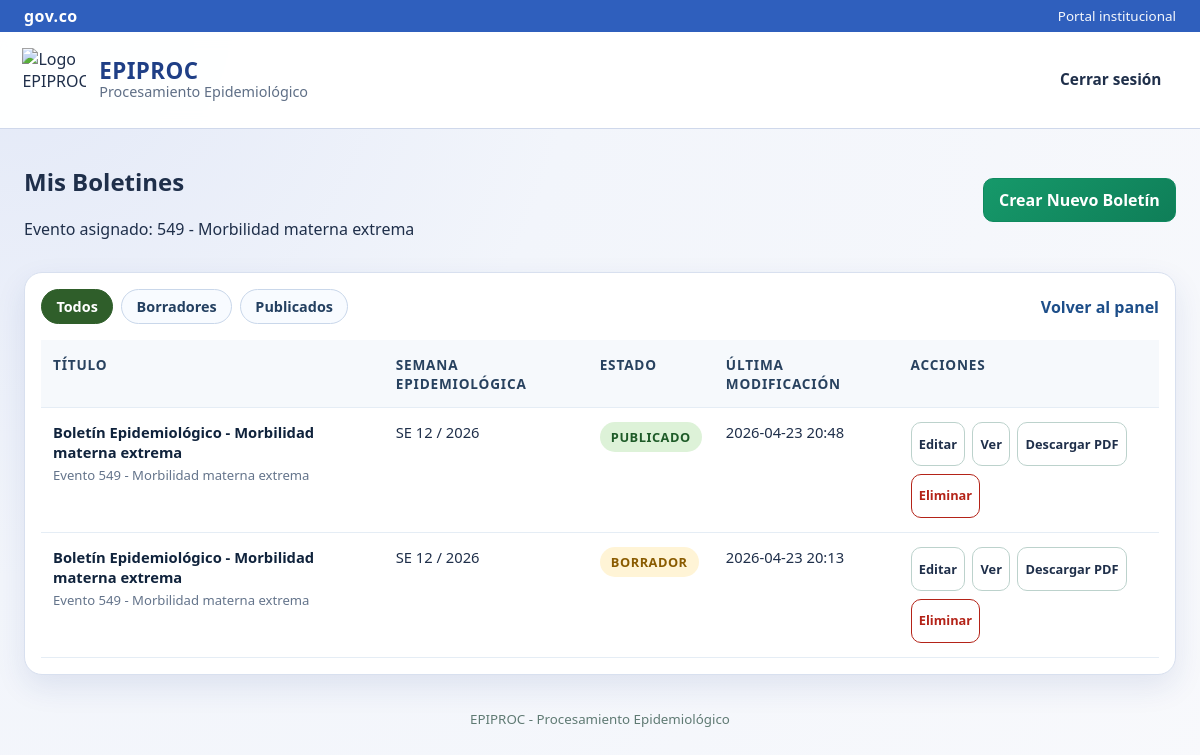
The page /epi/boletines (signed in) on the database its author committed.
### epiproc_web/models.py (models this page shows)
class Event(db.Model):
    __tablename__ = "events"
    code = db.Column(db.Integer, primary_key=True)
    name = db.Column(db.String(200), nullable=False)
    active = db.Column(db.Boolean, default=True, nullable=False)
    users = db.relationship("User", backref="assigned_event", lazy=True)
    bulletins = db.relationship("Bulletin", back_populates="event", lazy=True)

class Bulletin(db.Model):
    __tablename__ = "bulletins"
    id = db.Column(db.Integer, primary_key=True)
    title = db.Column(db.String(250), nullable=False)
    content = db.Column(db.Text, nullable=False)
    status = db.Column(db.String(20), nullable=False, default=BulletinStatus.BORRADOR)
    event_code = db.Column(db.Integer, db.ForeignKey("events.code"), nullable=False, index=True)
    author_id = db.Column(db.Integer, db.ForeignKey("users.id"), nullable=False, index=True)
    created_at = db.Column(db.DateTime, default=datetime.utcnow, nullable=False)
    updated_at = db.Column(db.DateTime, default=datetime.utcnow, onupdate=datetime.utcnow, nullable=False)
    published_at = db.Column(db.DateTime, nullable=True)
    author = db.relationship("User", back_populates="bulletins")
    event = db.relationship("Event", back_populates="bulletins")

### epiproc_web/app.py (the view)
    @app.route("/epi/boletines")
    @role_required(UserRole.EPIDEMIOLOGO)
    def epi_bulletins():
        user = current_user()
        assert user is not None
        status_filter = (request.args.get("estado") or "TODOS").strip().upper()
        bulletin_rows = _get_epi_bulletin_rows(user, status_filter)
        return render_template(
            "epi_bulletins.html",
            bulletins=[row["bulletin"] for row in bulletin_rows],
            bulletin_rows=bulletin_rows,
            assigned_event=user.assigned_event,
            status_filter=status_filter,
        )

### epiproc_web/app.py (called while the page is built)
def current_user() -> Optional[User]:
    uid = session.get("user_id")
    if not uid:
        return None
    return User.query.get(uid)

def login_required(view):
    @wraps(view)
    def wrapped(*args, **kwargs):
        user = current_user()
        if not user:
            flash("Debes iniciar sesión para continuar.", "error")
            return redirect(url_for("login", next=request.path))
        if not user.is_active:
            session.clear()
            flash("Tu usuario está inactivo. Contacta al Secretario de Salud.", "error")
            return redirect(url_for("login"))
        return view(*args, **kwargs)
    return wrapped

def role_required(*roles: str):
    def decorator(view):
        @wraps(view)
        @login_required
        def wrapped(*args, **kwargs):
            user = current_user()
            if not user or user.role not in roles:
                abort(403)
            return view(*args, **kwargs)
        return wrapped
    return decorator

def _extract_bulletin_week_meta(bulletin: Bulletin) -> dict[str, Any]:
    sources = [bulletin.content or "", bulletin.title or ""]
    patterns = [
        re.compile(r"Semana\s+Epidemiol[oó]gica\s*(\d{1,2})[,\s]+(\d{4})", re.IGNORECASE),
        re.compile(r"Semana\s*(\d{1,2})\s+de\s+(\d{4})", re.IGNORECASE),
    ]
    for source in sources:
        for pattern in patterns:
            match = pattern.search(source)
            if match:
                week = int(match.group(1))
                year = int(match.group(2))
                return {
                    "week": week,
                    "year": year,
                    "label": f"SE {week:02d} / {year}",
                }
    return {
        "week": None,
        "year": None,
        "label": "Sin semana detectada",
    }

### epiproc_web/templates/epi_bulletins.html (shortened to what this page needs)
{% extends 'base.html' %}
{% block content %}
<section class="epi-page-shell">
    <section class="epi-page-head">
        <div>
            <h2>Mis Boletines</h2>
            {% if assigned_event %}
                <p class="epi-muted">Evento asignado: {{ assigned_event.code }} - {{ assigned_event.name }}</p>
            {% endif %}
        </div>
        <a class="btn btn-primary" href="{{ url_for('epi_bulletin_new') }}">Crear Nuevo Boletín</a>
    </section>
    <section class="card epi-page-card">
        <div class="epi-toolbar">
            <div class="epi-filter-group">
                <a class="epi-filter-chip {% if status_filter == 'TODOS' %}active{% endif %}" href="{{ url_for('epi_bulletins', estado='TODOS') }}">Todos</a>
                <a class="epi-filter-chip {% if status_filter == 'BORRADOR' %}active{% endif %}" href="{{ url_for('epi_bulletins', estado='BORRADOR') }}">Borradores</a>
                <a class="epi-filter-chip {% if status_filter == 'PUBLICADO' %}active{% endif %}" href="{{ url_for('epi_bulletins', estado='PUBLICADO') }}">Publicados</a>
            </div>
            <a class="epi-link-secondary" href="{{ url_for('epi_panel', estado=status_filter) }}">Volver al panel</a>
        </div>
        <div class="table-wrap epi-table-wrap">
            <table class="epi-table">
                <thead>
                    <tr>
                        <th>Título</th>
                        <th>Semana Epidemiológica</th>
                        <th>Estado</th>
                        <th>Última modificación</th>
                        <th>Acciones</th>
                    </tr>
                </thead>
                <tbody>
                    {% for item in bulletin_rows %}
                        {% set b = item.bulletin %}
                        <tr>
                            <td>
                                <div class="epi-title-cell">{{ b.title }}</div>
                                <div class="epi-subcell">Evento {{ b.event_code }}{% if b.event %} - {{ b.event.name }}{% endif %}</div>
                            </td>
                            <td>{{ item.week_label }}</td>
                            <td><span class="epi-status-tag {{ 'is-published' if b.status == 'PUBLICADO' else 'is-draft' }}">{{ b.status }}</span></td>
                            <td>{{ b.updated_at.strftime('%Y-%m-%d %H:%M') }}</td>
                            <td>
                                <div class="epi-actions-cell">
                                    <a class="btn btn-small" href="{{ url_for('epi_bulletin_edit', bulletin_id=b.id) }}">Editar</a>
                                    <a class="btn btn-small" href="{{ url_for('epi_bulletin_edit', bulletin_id=b.id) }}?preview=1#preview-root">Ver</a>
                                    <a class="btn btn-small" href="{{ url_for('epi_bulletin_edit', bulletin_id=b.id) }}?download=pdf">Descargar PDF</a>
                                    <form method="post" action="{{ url_for('epi_bulletin_delete', bulletin_id=b.id) }}" onsubmit="return confirm('¿Eliminar este boletín?');">
                                        <button type="submit" class="btn btn-small btn-danger">Eliminar</button>
                                    </form>
                                </div>
                            </td>
                        </tr>
                    {% else %}
                        <tr>
                            <td colspan="5" class="epi-empty-row">No hay boletines para el filtro seleccionado.</td>
                        </tr>
                    {% endfor %}
                </tbody>
            </table>
        </div>
    </section>
</section>
{% endblock %}

### epiproc_web/static/css/app.css (style rules this page uses)
:root { --bg: #f2f5fb; --surface: #ffffff; --text: #1f2f4a; --muted: #5f6f86; --line: #d8e0ef; --accent: #2f5fbd; --accent-2: #1d3f88; --accent-green: #0f8a5f; --danger: #b42318; --warning: #b54708; --success: #027a48; --shadow: 0 12px 30px rgba(29, 63, 136, 0.1); }
* { box-sizing: border-box; }
body { margin: 0; font-family: "Segoe UI", Tahoma, Geneva, Verdana, sans-serif; color: var(--text); background: radial-gradient(circle at top left, #e2e8f7 0%, var(--bg) 40%, #f8f9fc 100%); min-height: 100vh; animation: pageFadeIn 0.45s ease; }
.card { background: var(--surface); border: 1px solid var(--line); border-radius: 14px; box-shadow: var(--shadow); padding: 1rem; transition: box-shadow 0.25s ease, transform 0.25s ease; }
input, select, textarea, button { font: inherit; }
.btn { display: inline-flex; align-items: center; justify-content: center; gap: 0.4rem; background: #ffffff; color: var(--text); border: 1px solid #bcd2cc; border-radius: 10px; padding: 0.64rem 0.95rem; text-decoration: none; cursor: pointer; font-weight: 700; line-height: 1; text-align: center; min-height: 44px; transition: transform 0.2s ease, box-shadow 0.2s ease, background-color 0.2s ease, border-color 0.2s ease; }
.btn-primary { border-color: var(--accent-green); background: linear-gradient(140deg, #16996a 0%, #0f7e58 100%); color: #fff; }
.btn-danger { border-color: var(--danger); color: var(--danger); }
.btn-small { font-size: 0.8rem; padding: 0.25rem 0.45rem; }
.table-wrap { overflow-x: auto; }
table { width: 100%; border-collapse: collapse; min-width: 650px; }
th, td { border-bottom: 1px solid var(--line); text-align: left; padding: 0.58rem 0.45rem; font-size: 0.92rem; vertical-align: top; }
th { color: var(--muted); font-weight: 600; }

### epiproc_web/templates/epi_bulletins.html (style rules this page uses)
.epi-page-shell { display: grid; gap: 1rem; }
.epi-page-head { display: flex; align-items: center; justify-content: space-between; gap: 1rem; flex-wrap: wrap; }
.epi-page-card { border-radius: 18px; }
.epi-toolbar { display: flex; align-items: center; justify-content: space-between; gap: 1rem; flex-wrap: wrap; margin-bottom: 1rem; }
.epi-filter-group { display: flex; gap: 0.5rem; flex-wrap: wrap; }
.epi-filter-chip { display: inline-flex; align-items: center; justify-content: center; border-radius: 999px; border: 1px solid #c9d7ea; background: #f8fbff; padding: 0.45rem 0.9rem; color: #244061; font-size: 0.9rem; font-weight: 700; text-decoration: none; }
.epi-filter-chip.active { border-color: #2f5e2a; background: #2f5e2a; color: #ffffff; }
.epi-link-secondary { color: #1d4e89; font-weight: 700; text-decoration: none; }
.epi-table-wrap { overflow-x: auto; }
.epi-table { width: 100%; border-collapse: collapse; min-width: 900px; }
.epi-table th, .epi-table td { border-bottom: 1px solid #e5edf5; padding: 0.9rem 0.75rem; text-align: left; vertical-align: top; }
.epi-table th { background: #f6f9fc; color: #28425f; font-size: 0.85rem; text-transform: uppercase; letter-spacing: 0.06em; }
.epi-title-cell { font-weight: 700; color: #10233c; }
.epi-subcell { margin-top: 0.2rem; color: #64748b; font-size: 0.82rem; }
.epi-status-tag { display: inline-flex; align-items: center; justify-content: center; border-radius: 999px; padding: 0.35rem 0.7rem; font-size: 0.8rem; font-weight: 800; letter-spacing: 0.04em; }
.epi-status-tag.is-draft { background: #fff4d6; color: #8a5b00; }
.epi-status-tag.is-published { background: #ddf2d8; color: #1e5b28; }
.epi-actions-cell { display: flex; flex-wrap: wrap; gap: 0.45rem; }
.epi-actions-cell form { margin: 0; }

### rows shown on the page
Event: code "549", name "Morbilidad materna extrema", event.name "Morbilidad materna extrema" "Morbilidad materna extrema"
Bulletin: title "Boletín Epidemiológico - Morbilidad materna extrema", event_code "549", status "PUBLICADO", updated_at "2026-04-23 20:48"
Bulletin: title "Boletín Epidemiológico - Morbilidad materna extrema", event_code "549", status "BORRADOR", updated_at "2026-04-23 20:13"

### other values the page prints
{{ item.week_label }} "SE 12 / 2026" "SE 12 / 2026"
